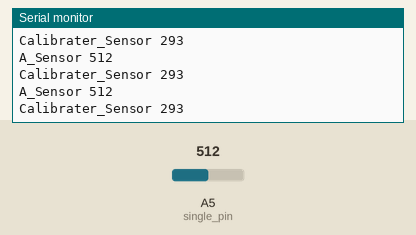
A sketch run on a simulated Arduino Uno, built with avr-gcc and run on an emulated ATmega328P. Parts: the last lines printed to the serial monitor. The inputs (shaded band) are chosen by the test bench; at power-on: A5 (single_pin) = 512.

Above: at 1.2 s.
1.3 s: A5 (single_pin) set to 716
At 1.39 s:
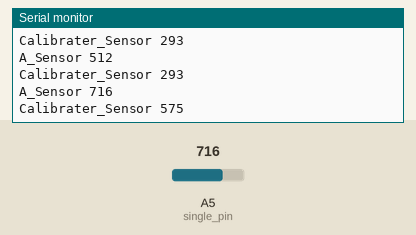
2.8 s: A5 (single_pin) set to 900
At 2.8 s:
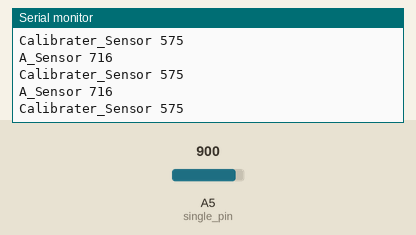
Timing chart, 0 to 5.8 s (numbered marks = the images above; inputs shaded):
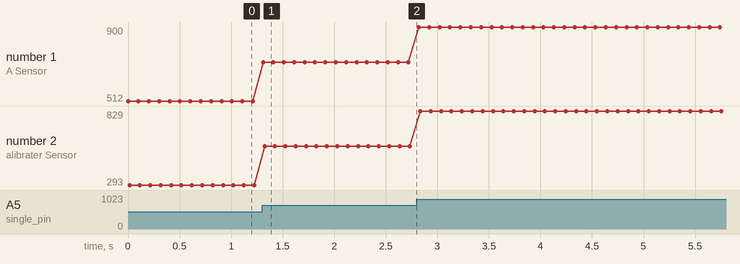

Measured:
- after the input at 1.3 s, the serial monitor: prints a new line at once (image 1)
- plotted number 1: 512 → 716 after the input at 1.3 s, 716 → 900 after the input at 2.8 s
- plotted number 2: 293 → 575 after the input at 1.3 s, 575 → 829 after the input at 2.8 s

The sketch:

sensor_test.ino
```cpp
const int a_no = 5; //Analog sensor count

int s_reads[5] = {0, 0, 0, 0, 0}; // For storing sensor readings

const int a_pins[a_no] = {A1,A2,A3,A4,A5}; // Setting sensor array to analog pins, including LDR sensor

int single_pin = A5;
int single_read = 0;

void setup()
{
	for (int i = 0; i < a_no; i++)
	{
		pinMode(a_pins[i], INPUT);
	}
    Serial.begin(9600);
}

void loop() {
  single_read = analogRead(single_pin);
  Serial.print("A_Sensor ");
  Serial.print(single_read);
  Serial.println();
  single_read = map(single_read, 300, 1023, 0, 1000);
  Serial.print("Calibrater_Sensor ");
  Serial.print(single_read);

/*
for(int i = 0; i<=a_no;i++){
  s_reads[i] = analogRead(a_pins[i]);
  Serial.print("A_Sensor ");
  Serial.print(i);
  Serial.print(": ");
  Serial.print(s_reads[i]);
  Serial.print("  ");
}*/
Serial.println();
  delay(100);
}
```
